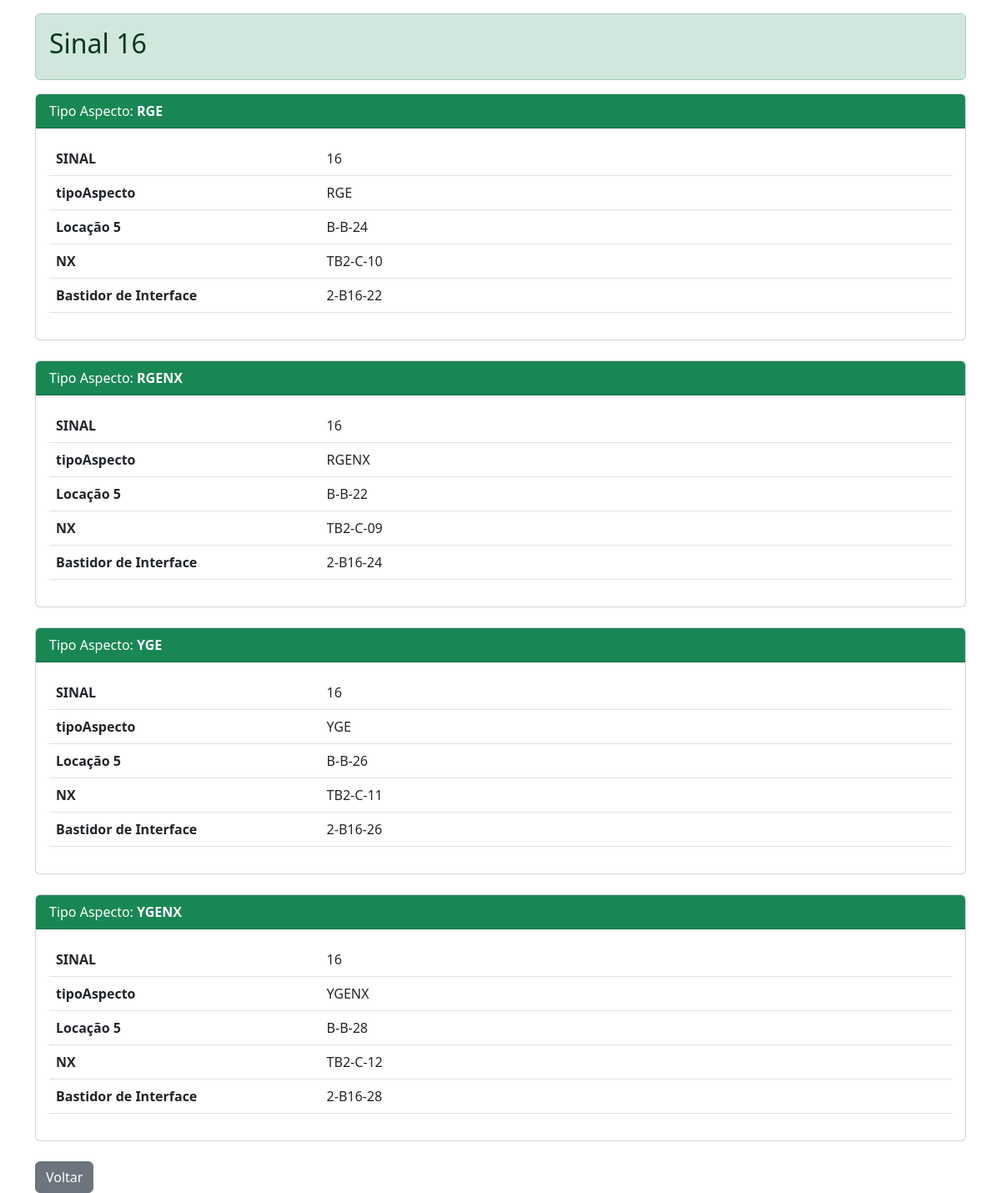
Page /sinais/16 (signed in) on the committed database.
### models.py (models this page shows, shortened)
class Sinais(db.Model):
    __tablename__ = 'sinais'
    idSinais = db.Column(db.Integer, primary_key=True)
    tipoAspecto = db.Column(db.String(5), primary_key=True)
    L1 = db.Column(db.String(8), nullable=True)
    L2 = db.Column(db.String(8), nullable=True)
    L3 = db.Column(db.String(8), nullable=True)
    L4 = db.Column(db.String(8), nullable=True)
    L5 = db.Column(db.String(8), nullable=True)
    L6 = db.Column(db.String(8), nullable=True)
    L7 = db.Column(db.String(8), nullable=True)
    L8 = db.Column(db.String(8), nullable=True)
    L10 = db.Column(db.String(8), nullable=True)
    tower = db.Column(db.String(8), nullable=True)
    interface = db.Column(db.String(8), nullable=True)
    L14 = db.Column(db.String(8), nullable=True)
    L15 = db.Column(db.String(8), nullable=True)
    L16 = db.Column(db.String(8), nullable=True)
    L18 = db.Column(db.String(8), nullable=True)
    L19 = db.Column(db.String(8), nullable=True)
    L20 = db.Column(db.String(8), nullable=True)
    L21 = db.Column(db.String(8), nullable=True)
    L22 = db.Column(db.String(8), nullable=True)
    L23 = db.Column(db.String(8), nullable=True)

### app.py (the view)
@app.route('/sinais/<sinal_id>')
def sinal_detail(sinal_id):
    if not session.get('logado'):
        return redirect(url_for('login'))
    try:
        amv_number = int(sinal_id)
    except ValueError:
        flash('ID do SINAL inválido', 'error')
        return redirect(url_for('sianais'))
    TRADUCAO_CAMPOS = {
      'idSinais': 'SINAL',
      'tipoAspecto': 'Tipo do Aspecto',
      'L1': 'Locação 1',
        'L2': 'Locação 2',
        'L3': 'Locação 3',
        'L4': 'Locação 4',
        'L5': 'Locação 5',
        'L6': 'Locação 6',
        'L7': 'Locação 7',
        'L9': 'Locação 9',
        'L10': 'Locação 10',
        'tower': 'NX',
        'interface': 'Bastidor de Interface',
        'L14': 'Locação 14',
        'L15': 'Locação 15',
        'L16': 'Locação 16',
        'L17': 'Locação 17',
        'L18': 'Locação 18',
        'L20': 'Locação 20',
        'L21': 'Locação 21',
        'L22': 'Locação 22',
        'L23': 'Locação 23'
    }
    registros = Sinais.query.filter_by(idSinais=sinal_id).all()
    if not registros:
        flash(f'SINAL {sinal_id} não encontrado', 'warning')
        return redirect(url_for('sinal'))
    dados = []
    for registro in registros:
        campos_registro = {}
        for coluna in Sinais.__table__.columns:
            nome_original = coluna.name
            nome_amigavel = nome_original if nome_original == 'tipoAspecto' else TRADUCAO_CAMPOS.get(nome_original, nome_original)
            valor = getattr(registro, nome_original)
            if valor not in [None, '']:
                campos_registro[nome_amigavel] = valor
        dados.append(campos_registro)
    if not dados:
        flash(f'Sinal {sinal_id} não encontrado', 'warning')
        return redirect(url_for('sinais'))
    return render_template('sinal_detail.html',
                        sinal_id=sinal_id,
                        registros=dados)

### templates/sinal_detail.html (shortened to what this page needs)
<!DOCTYPE html>
<html>
<head>
    <link href="https://cdn.jsdelivr.net/npm/bootstrap@5.3.0/dist/css/bootstrap.min.css" rel="stylesheet">
</head>
<body>
    <div class="container mt-3">
        <div class="alert {{ 'alert-primary' if tipo == 'Comando' else 'alert-success' }}">
            <h2>Sinal {{ sinal_id }}  {{ tipo }}</h2>
        </div>
        {% for registro in registros %}
        <div class="card mb-4">
            <div class="card-header bg-{{ 'primary' if tipo == 'Comando' else 'success' }} text-white">
                Tipo Aspecto: <strong>{{ registro.tipoAspecto }}</strong>
            </div>
            <div class="card-body">
                <table class="table">
                    <tbody>
                        {% for nome, valor in registro.items() %}
                        {% if nome != 'tipofuncao' %}
                        <tr>
                            <td width="30%"><strong>{{ nome }}</strong></td>
                            <td>{{ valor }}</td>
                        </tr>
                        {% endif %}
                        {% endfor %}
                    </tbody>
                </table>
            </div>
        </div>
        {% endfor %}
        <a href="/sinais/" class="btn btn-secondary">Voltar</a>
    </div>
</body>
</html>

### rows in the picture
Sinais: tipoAspecto "RGE", registro "SINAL", registro "16", nome "tipoAspecto", nome "Locação 5", L5 "B-B-24", nome "NX", tower "TB2-C-10", nome "Bastidor de Interface", interface "2-B16-22"
Sinais: tipoAspecto "RGENX", registro "SINAL", registro "16", nome "tipoAspecto", nome "Locação 5", L5 "B-B-22", nome "NX", tower "TB2-C-09", nome "Bastidor de Interface", interface "2-B16-24"
Sinais: tipoAspecto "YGE", registro "SINAL", registro "16", nome "tipoAspecto", nome "Locação 5", L5 "B-B-26", nome "NX", tower "TB2-C-11", nome "Bastidor de Interface", interface "2-B16-26"
Sinais: tipoAspecto "YGENX", registro "SINAL", registro "16", nome "tipoAspecto", nome "Locação 5", L5 "B-B-28", nome "NX", tower "TB2-C-12", nome "Bastidor de Interface", interface "2-B16-28"

### other values in the picture
{{ sinal_id }} "16"
